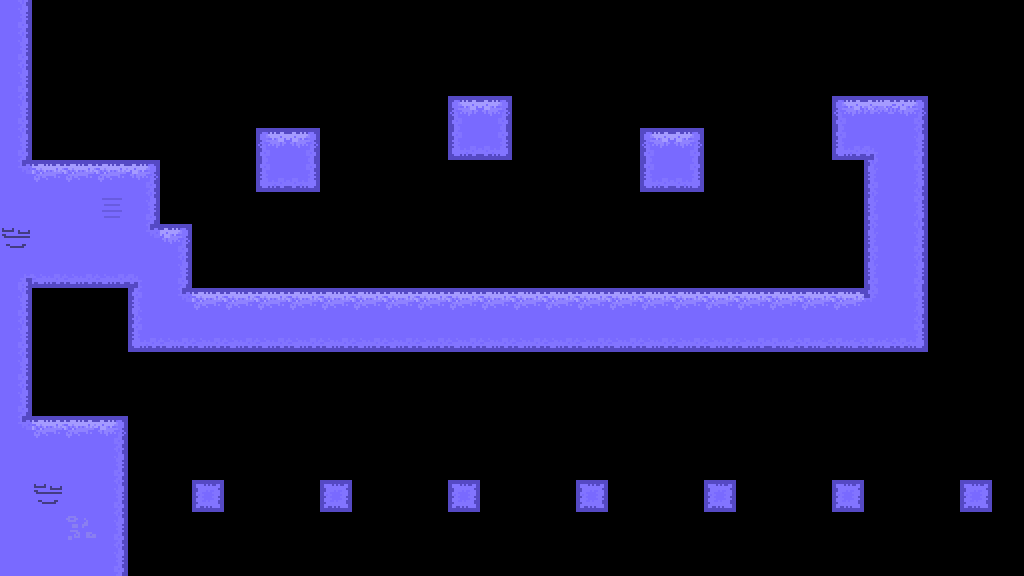

Below is a game level as drawn by its tile map, then a one-line description and the .tmx file that defines it, in full:
An orthogonal 32x18 tile map with 32x32 px tiles, 2 tile layers (Tile Layer 1, Tile Layer 2), 2 tilesets.

<map version="1.10" tiledversion="1.10.2" orientation="orthogonal" renderorder="right-down" width="32" height="18" tilewidth="32" tileheight="32" infinite="0" nextlayerid="5" nextobjectid="6">
 <editorsettings>
  <export target="level6.js" format="js" />
 </editorsettings>
 <tileset firstgid="1" source="jupiter.tsx" />
 <tileset firstgid="25" source="Neptune.tsx" />
 <layer id="1" name="Tile Layer 1" width="32" height="18">
  <data encoding="csv">
43,0,0,0,0,0,0,0,0,0,0,0,0,0,0,0,0,0,0,0,0,0,0,0,0,0,0,0,0,0,0,0,
43,0,0,0,0,0,0,0,0,0,0,0,0,0,0,0,0,0,0,0,0,0,0,0,0,0,0,0,0,0,0,0,
43,0,0,0,0,0,0,0,0,0,0,0,0,0,0,0,0,0,0,0,0,0,0,0,0,0,0,0,0,0,0,0,
43,0,0,0,0,0,0,0,0,0,0,0,0,0,43,43,0,0,0,0,0,0,0,0,0,0,43,43,43,0,0,0,
43,0,0,0,0,0,0,0,43,43,0,0,0,0,43,43,0,0,0,0,43,43,0,0,0,0,43,43,43,0,0,0,
43,43,43,43,43,0,0,0,43,43,0,0,0,0,0,0,0,0,0,0,43,43,0,0,0,0,0,43,43,0,0,0,
0,0,0,0,43,0,0,0,0,0,0,0,0,0,0,0,0,0,0,0,0,0,0,0,0,0,0,43,43,0,0,0,
0,0,0,0,43,43,0,0,0,0,0,0,0,0,0,0,0,0,0,0,0,0,0,0,0,0,0,43,43,0,0,0,
43,43,43,43,43,43,0,0,0,0,0,0,0,0,0,0,0,0,0,0,0,0,0,0,0,0,0,43,43,0,0,0,
43,0,0,0,43,43,43,43,43,43,43,43,43,43,43,43,43,43,43,43,43,43,43,43,43,43,43,43,43,0,0,0,
43,0,0,0,43,43,43,43,43,43,43,43,43,43,43,43,43,43,43,43,43,43,43,43,43,43,43,43,43,0,0,0,
43,0,0,0,0,0,0,0,0,0,0,0,0,0,0,0,0,0,0,0,0,0,0,0,0,0,0,0,0,0,0,0,
43,0,0,0,0,0,0,0,0,0,0,0,0,0,0,0,0,0,0,0,0,0,0,0,0,0,0,0,0,0,0,0,
43,43,43,43,0,0,0,0,0,0,0,0,0,0,0,0,0,0,0,0,0,0,0,0,0,0,0,0,0,0,0,0,
0,0,0,43,0,0,0,0,0,0,0,0,0,0,0,0,0,0,0,0,0,0,0,0,0,0,0,0,0,0,0,0,
0,0,0,43,0,0,43,0,0,0,43,0,0,0,43,0,0,0,43,0,0,0,43,0,0,0,43,0,0,0,43,0,
0,0,0,43,0,0,0,0,0,0,0,0,0,0,0,0,0,0,0,0,0,0,0,0,0,0,0,0,0,0,0,0,
0,0,0,43,0,0,0,0,0,0,0,0,0,0,0,0,0,0,0,0,0,0,0,0,0,0,0,0,0,0,0,0
</data>
 </layer>
 <layer id="3" name="Tile Layer 2" width="32" height="18">
  <data encoding="csv">
36,0,0,0,0,0,0,0,0,0,0,0,0,0,0,0,0,0,0,0,0,0,0,0,0,0,0,0,0,0,0,0,
36,0,0,0,0,0,0,0,0,0,0,0,0,0,0,0,0,0,0,0,0,0,0,0,0,0,0,0,0,0,0,0,
36,0,0,0,0,0,0,0,0,0,0,0,0,0,0,0,0,0,0,0,0,0,0,0,0,0,0,0,0,0,0,0,
36,0,0,0,0,0,0,0,0,0,0,0,0,0,25,28,0,0,0,0,0,0,0,0,0,0,25,27,28,0,0,0,
36,0,0,0,0,0,0,0,25,28,0,0,0,0,49,52,0,0,0,0,25,28,0,0,0,0,49,39,36,0,0,0,
46,26,26,26,28,0,0,0,49,52,0,0,0,0,0,0,0,0,0,0,49,52,0,0,0,0,0,33,44,0,0,0,
43,43,43,35,36,0,0,0,0,0,0,0,0,0,0,0,0,0,0,0,0,0,0,0,0,0,0,33,44,0,0,0,
34,43,43,43,46,28,0,0,0,0,0,0,0,0,0,0,0,0,0,0,0,0,0,0,0,0,0,33,36,0,0,0,
38,50,50,50,39,36,0,0,0,0,0,0,0,0,0,0,0,0,0,0,0,0,0,0,0,0,0,33,36,0,0,0,
36,0,0,0,41,46,26,26,26,26,26,26,26,26,26,26,26,26,26,26,26,26,26,26,26,26,26,47,44,0,0,0,
36,0,0,0,49,50,50,50,50,50,50,50,50,50,50,50,50,50,50,50,50,50,50,50,51,51,51,51,52,0,0,0,
36,0,0,0,0,0,0,0,0,0,0,0,0,0,0,0,0,0,0,0,0,0,0,0,0,0,0,0,0,0,0,0,
36,0,0,0,0,0,0,0,0,0,0,0,0,0,0,0,0,0,0,0,0,0,0,0,0,0,0,0,0,0,0,0,
46,26,26,28,0,0,0,0,0,0,0,0,0,0,0,0,0,0,0,0,0,0,0,0,0,0,0,0,0,0,0,0,
43,43,43,36,0,0,0,0,0,0,0,0,0,0,0,0,0,0,0,0,0,0,0,0,0,0,0,0,0,0,0,0,
43,34,43,36,0,0,53,0,0,0,53,0,0,0,53,0,0,0,53,0,0,0,53,0,0,0,53,0,0,0,53,0,
43,43,42,36,0,0,0,0,0,0,0,0,0,0,0,0,0,0,0,0,0,0,0,0,0,0,0,0,0,0,0,0,
43,43,43,36,0,0,0,0,0,0,0,0,0,0,0,0,0,0,0,0,0,0,0,0,0,0,0,0,0,0,0,0
</data>
 </layer>
</map>
